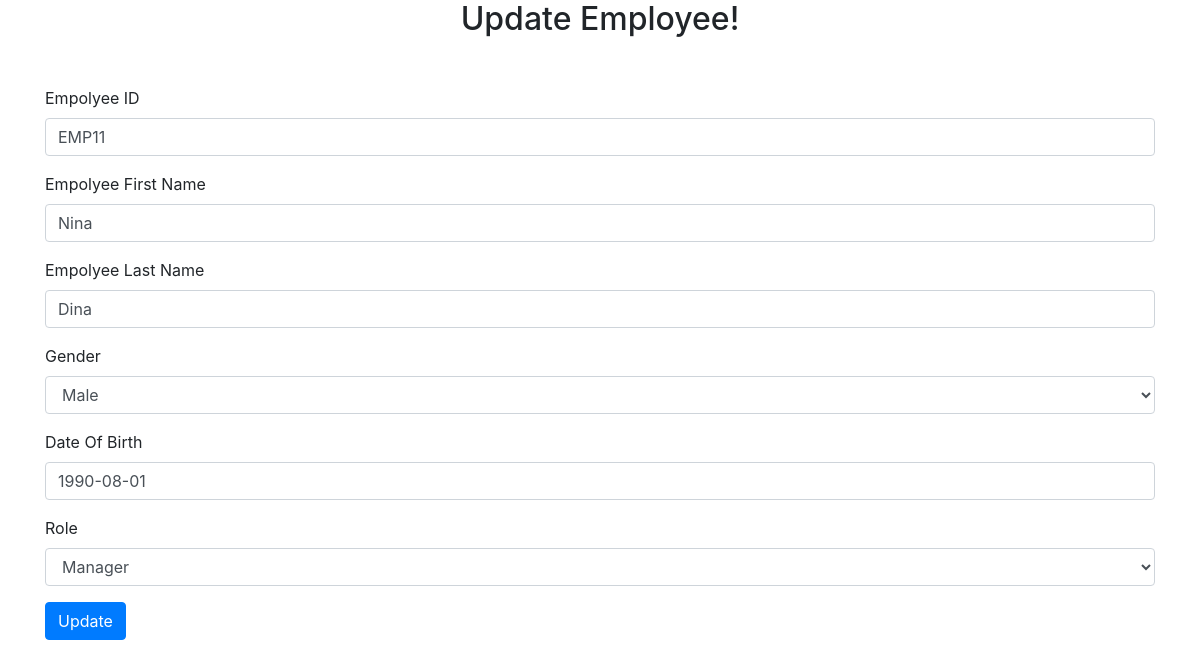
/updateemp.php?updateid=EMP11, run on the app's committed database.
### tables this page shows
CREATE TABLE `employee` (
  `Emp_ID` varchar(10) NOT NULL,
  `Emp_fname` char(20) NOT NULL,
  `Emp_lname` char(20) NOT NULL,
  `Gender` char(10) NOT NULL,
  `DOB` date NOT NULL,
  `Role` char(15) DEFAULT NULL,
  `Place_ID` int(11) DEFAULT NULL
);

### updateemp.php (the view, shortened to what this page needs)
<?php
include 'connect.php';
$Emp_ID=$_GET['updateid'];
$sql="Select * from`employee` where EMP_ID='$Emp_ID'";
$result=mysqli_query($con,$sql);
$row=mysqli_fetch_assoc($result);
$Emp_fname=$row['Emp_fname'];
$Emp_lname=$row['Emp_lname'];
$Gender=$row['Gender'];
$DOB=$row['DOB'];
$Role=$row['Role'];
?>
<!DOCTYPE html>
<html lang="en">
<head>
    <link rel="stylesheet" type="text/css"href="css\bootstrap.min.css"></link>
    <link rel="stylesheet" type="text/css"href="css\style.css"></link>
</head>
<body>
<h2 class="text-center">Update Employee!</h2>
<div class="container my-5">
<form  method="post">
  <div class="form-group">
    <label for="exampleFormControlInput1">Empolyee ID</label>
    <input type="text" class="form-control" id="exampleFormControlInput1" placeholder="EMP00" autocomplete="off" name="Emp_ID" value=<?php echo $Emp_ID; ?> >
  </div>
  <div class="form-group">
    <label for="exampleFormControlInput1">Empolyee First Name</label>
    <input type="text" class="form-control" id="exampleFormControlInput1" placeholder="Enter First Name" name="Emp_fname" autocomplete="off" value=<?php echo $Emp_fname; ?>>
  </div>
  <div class="form-group">
    <label for="exampleFormControlInput1">Empolyee Last Name</label>
    <input type="text" class="form-control" id="exampleFormControlInput1" placeholder="Enter Last Name" name="Emp_lname" autocomplete="off" value=<?php echo $Emp_lname; ?>>
  </div>
  <div class="form-group">
    <label for="exampleFormControlSelect1">Gender</label>
    <select class="form-control" id="exampleFormControlSelect1" name="Gender" value=<?php echo $Gender; ?>>
      <option>Male</option>
    </select>
  </div>
  <div class="form-group">
    <label for="exampleFormControlInput1">Date Of Birth</label>
    <input type="text" class="form-control" placeholder="YYYY-MM-DD" autocomplete="off" name="DOB" value=<?php echo $DOB; ?>>
  </div>
  <div class="form-group">
    <label for="exampleFormControlSelect1">Role</label>
    <select class="form-control" id="exampleFormControlSelect1" name="Role" value=<?php echo $Role; ?>>
      <option>Manager</option>
    </select>
  </div>
<div>
<button type="submit" name="submit" class="btn btn-primary">Update</button>
</div>
</form>
</div>
</body>
</html>

### data on the page
employee: Emp_fname "Nina", Emp_lname "Dina", Gender "Male", DOB "1990-08-01", Role "Manager"
